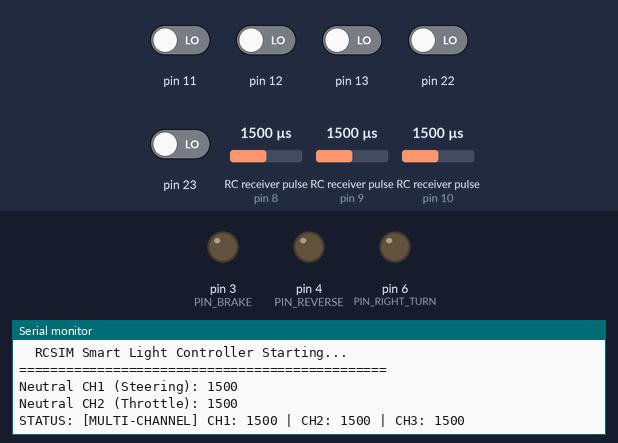
This sketch was run on a simulated Arduino Nano, built with avr-gcc and run on an emulated ATmega328P. On the bench: output pins drawn as LEDs (lit = HIGH), the last lines printed to the serial monitor. Wiring (inferred from the names in the program): 3 × RC receiver channel: data pin 8 / data pin 9 / data pin 10. Inputs (shaded band) come from the test bench; at power-on: pin 11–13, pin 22, pin 23 LOW, RC receiver pulse (sensors on pin 9, pin 8, pin 10) 1500 µs.

Above: at 1.7 s.
1.8 s: RC receiver pulse (sensor on pin 9) set to 1020 µs
At 2.8 s:
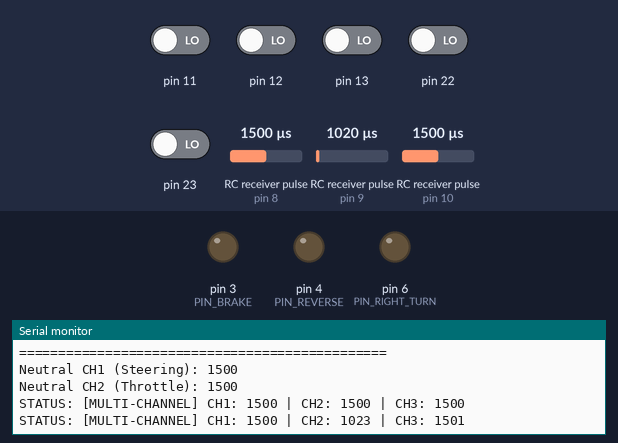
3.3 s: RC receiver pulse (sensor on pin 8) set to 1020 µs
At 4.7 s:
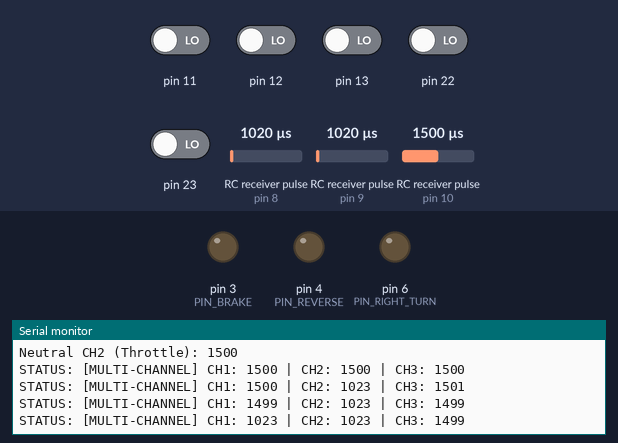
5.1 s: RC receiver pulse (sensor on pin 10) set to 1020 µs
At 6.5 s:
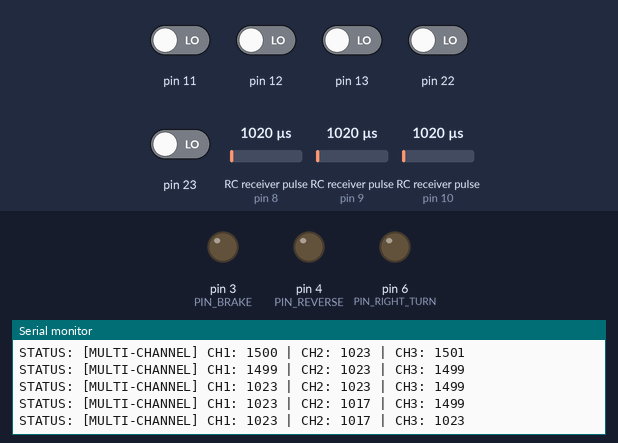
6.9 s: RC receiver pulse (sensor on pin 9) set to 1750 µs
At 7.43 s:
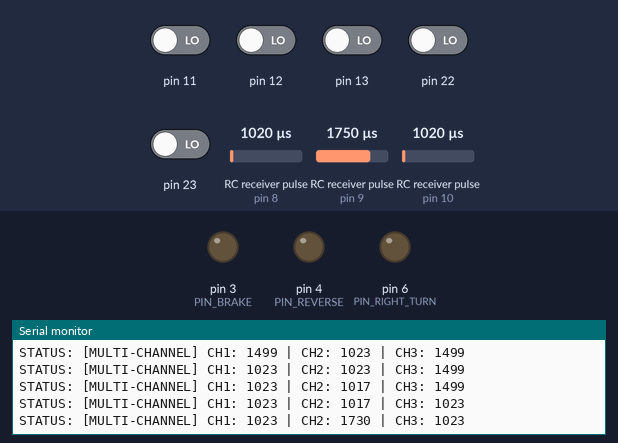
9.9 s: RC receiver pulse (sensor on pin 8) set to 1750 µs
At 10.26 s:
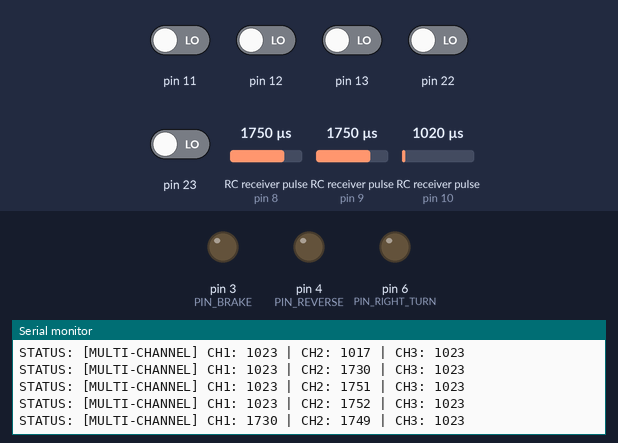
12.9 s: RC receiver pulse (sensor on pin 9) set to 1250 µs
At 14.8 s:
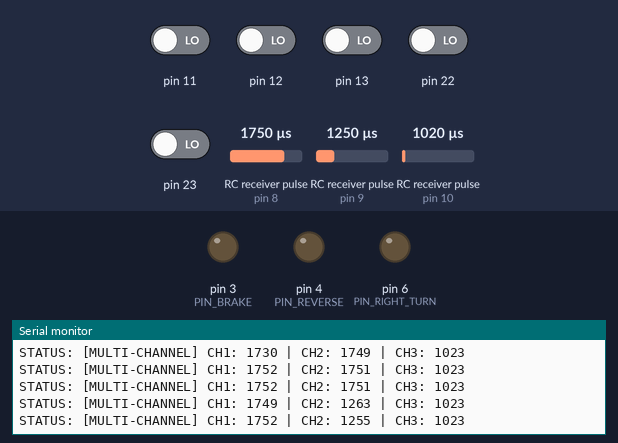
Timing chart, 0 to 15.7 s (numbered marks = the images above; inputs shaded):
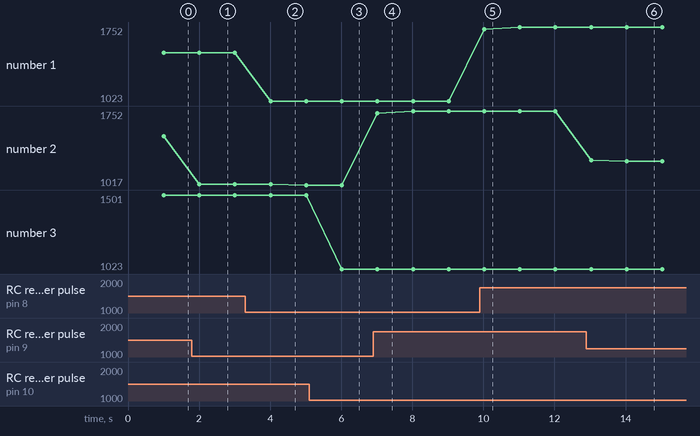

The sketch:

RCSIM_Lights.ino
```cpp
// (licence header left out)
#include <Arduino.h>

// =================================================================================
// --- KONFIGURACJA PINÓW ---
// =================================================================================

// Cyfrowe wyjścia sterujące oświetleniem (Active-Low zgodnie ze schematem)
#define PIN_HEADLIGHT       2  // Reflektory przednie (Żółty przewód JST)
#define PIN_BRAKE           3  // Światła STOP / pozycyjne tył (Czerwony przewód JST)
#define PIN_REVERSE         4  // Światła cofania (Pomarańczowy przewód JST)
#define PIN_LEFT_TURN       5  // Kierunkowskaz lewy (Czerwony przez DPST)
#define PIN_RIGHT_TURN      6  // Kierunkowskaz prawy (Czarny przez DPST)
#define PIN_AUX             7  // Światła dodatkowe / dachowe (Żółty przez SPST)

// Cyfrowe wejścia sygnałów PWM z odbiornika (PORTB)
#define PIN_INPUT_CH1       8  // Wejście kanału 1: Skręt / Kierownica (PB0)
#define PIN_INPUT_CH2       9  // Wejście kanału 2: Gaz / Przepustnica (PB1)
#define PIN_INPUT_CH3       10 // Wejście kanału 3: Przełącznik pomocniczy (PB2)

// =================================================================================
// --- PARAMETRY PRACY ---
// =================================================================================
#define DEBUG_MODE          1  // Ustaw na 1, aby wysyłać odczyty PWM na Serial Monitor (115200 baud)
#define FAILSAFE_TIMEOUT    500 // Czas w [ms], po którym utrata sygnału aktywuje światła awaryjne
#define BLINK_INTERVAL_MS   350 // Częstotliwość migania kierunkowskazów w [ms]

// Przygaszone światła: 1 z 10 faz PWM (10%).
volatile bool brake_dimmed = false;
volatile bool headlight_dimmed = false;
volatile bool left_turn_dimmed = false;
volatile bool right_turn_dimmed = false;
ISR(TIMER2_COMPA_vect) {
  static uint8_t phase = 0;
  if (++phase >= 10) phase = 0;
  if (brake_dimmed) {
    // PORTD pozostaje LOW: przełączamy tylko między masą i Hi-Z.
    if (phase == 0) DDRD |= _BV(DDD3);
    else DDRD &= ~_BV(DDD3);
  }
  if (headlight_dimmed) {
    if (phase == 0) DDRD |= _BV(DDD2);
    else DDRD &= ~_BV(DDD2);
  }
  if (left_turn_dimmed) {
    if (phase == 0) DDRD |= _BV(DDD5);
    else DDRD &= ~_BV(DDD5);
  }
  if (right_turn_dimmed) {
    if (phase == 0) DDRD |= _BV(DDD6);
    else DDRD &= ~_BV(DDD6);
  }
}

// Progi detekcji PWM [µs]
#define PWM_MIN             1000
#define PWM_NEUTRAL         1500
#define PWM_MAX             2000
#define PWM_DEADBAND        80   // Martwa strefa wokół neutralu

// Zmienne ulotne (volatile) aktualizowane bezpośrednio w przerwaniu PCINT
volatile unsigned long ch1_pulse_start = 0;
volatile unsigned long ch2_pulse_start = 0;
volatile unsigned long ch3_pulse_start = 0;

volatile int ch1_raw_pulse = 1500;
volatile int ch2_raw_pulse = 1500;
volatile int ch3_raw_pulse = 1500;

volatile unsigned long last_ch1_pulse_time = 0;
volatile unsigned long last_ch2_pulse_time = 0;
volatile unsigned long last_ch3_pulse_time = 0;

// Filtrowane wartości kanałów używane w pętli głównej
int ch1_val = 1500;
int ch2_val = 1500;
int ch3_val = 1500;

// Filtry programowe w celu eliminacji szumów (Software Exponential Filter)
// Optymalizacja AVR: Wykorzystujemy stałe całkowitoliczbowe zamiast float w celu unikania powolnej emulacji programowej.
const int filter_num = 3;  // Licznik współczynnika beta (3/10 = 0.3)
const int filter_den = 10; // Mianownik współczynnika beta

// Ustawienia autokalibracji punktu neutralnego przy starcie
int ch1_neutral = 1500;
int ch2_neutral = 1500;

// Zmienne pomocnicze dla kierunkowskazów
unsigned long turn_left_start_time = 0;
unsigned long turn_right_start_time = 0;
const unsigned long turn_signal_delay_threshold = 300; // Opóźnienie przed włączeniem kierunkowskazu [ms]

// =================================================================================
// --- PRZERWANIE SPRZĘTOWE PCINT (PORTB) ---
// =================================================================================
// Obsługuje piny D8 (PB0), D9 (PB1), D10 (PB2) w sposób nieblokujący
ISR(PCINT0_vect) {
  unsigned long now_us = micros();
  static uint8_t last_portb_state = 0;
  uint8_t current_portb_state = PINB; // Odczyt bieżącego stanu całego rejestru PORTB

  // Detekcja zmiany stanu na pinie D8 (PB0 - CH1)
  if ((current_portb_state & _BV(PB0)) != (last_portb_state & _BV(PB0))) {
    if (current_portb_state & _BV(PB0)) {
      ch1_pulse_start = now_us;
    } else {
      int pulse_width = now_us - ch1_pulse_start;
      if (pulse_width >= 800 && pulse_width <= 2200) {
        ch1_raw_pulse = pulse_width;
        last_ch1_pulse_time = millis();
      }
    }
  }

  // Detekcja zmiany stanu na pinie D9 (PB1 - CH2)
  if ((current_portb_state & _BV(PB1)) != (last_portb_state & _BV(PB1))) {
    if (current_portb_state & _BV(PB1)) {
      ch2_pulse_start = now_us;
    } else {
      int pulse_width = now_us - ch2_pulse_start;
      if (pulse_width >= 800 && pulse_width <= 2200) {
        ch2_raw_pulse = pulse_width;
        last_ch2_pulse_time = millis();
      }
    }
  }

  // Detekcja zmiany stanu na pinie D10 (PB2 - CH3)
  if ((current_portb_state & _BV(PB2)) != (last_portb_state & _BV(PB2))) {
    if (current_portb_state & _BV(PB2)) {
      ch3_pulse_start = now_us;
    } else {
      int pulse_width = now_us - ch3_pulse_start;
      if (pulse_width >= 800 && pulse_width <= 2200) {
        ch3_raw_pulse = pulse_width;
        last_ch3_pulse_time = millis();
      }
    }
  }

  last_portb_state = current_portb_state;
}

// =================================================================================
// --- BEZPIECZNE STEROWANIE WYJŚCIEM (ACTIVE-LOW Z ZABEZPIECZENIEM) ---
// =================================================================================
/**
 * Włącza lub wyłącza światło na danym pinie w trybie Active-Low.
 * Gdy stan ma być włączony (true) -> Pin staje się wyjściem w stanie LOW (ściąga do GND).
 * Gdy stan ma być wyłączony (false) -> Pin staje się wejściem (wysoka impedancja).
 * Zapobiega to przepływowi prądu wstecznego z linii 3.3V do zasilania 5V mikrokontrolera.
 */
void writeLight(int pin, bool state) {
  if (state) {
    pinMode(pin, OUTPUT);
    digitalWrite(pin, LOW);
  } else {
    // Stan wysokiej impedancji (Hi-Z), brak połączenia z masą ani z 5V
    pinMode(pin, INPUT);
  }
}

// =================================================================================
// --- FUNKCJE INICJALIZACYJNE ---
// =================================================================================
void setup() {
  // Konfiguracja pinów wejściowych z wewnętrznymi rezystorami podciągającymi
  pinMode(PIN_INPUT_CH1, INPUT_PULLUP);
  pinMode(PIN_INPUT_CH2, INPUT_PULLUP);
  pinMode(PIN_INPUT_CH3, INPUT_PULLUP);

  // Wstępne wyłączenie wszystkich świateł (wejście = wysoka impedancja)
  writeLight(PIN_HEADLIGHT, false);
  writeLight(PIN_BRAKE, false);
  writeLight(PIN_REVERSE, false);
  writeLight(PIN_LEFT_TURN, false);
  writeLight(PIN_RIGHT_TURN, false);
  writeLight(PIN_AUX, false);

  if (DEBUG_MODE) {
    Serial.begin(115200);
    Serial.println(F("==============================================="));
    Serial.println(F("  RCSIM Smart Light Controller Starting..."));
    Serial.println(F("==============================================="));
  }

  // Włączenie przerwaniowych rejestrów AVR dla PORTB
  cli();                  // Zablokuj przerwania na czas konfiguracji
  // Timer2: 4 kHz przerwań daje PWM 400 Hz bez zakłócania millis()/delay().
  TCCR2A = _BV(WGM21);
  TCCR2B = _BV(CS21) | _BV(CS20); // Preskaler 32
  TCNT2 = 0;
  OCR2A = F_CPU / 32 / 4000 - 1;
  TIFR2 = _BV(OCF2A);
  TIMSK2 = _BV(OCIE2A);
  PCICR |= _BV(PCIE0);    // Włącz Pin Change Interrupt 0 (obsługuje D8-D13)
  PCMSK0 |= _BV(PCINT0);  // Włącz obsługę przerwania dla pinu PB0 (D8)
  PCMSK0 |= _BV(PCINT1);  // Włącz obsługę przerwania dla pinu PB1 (D9)
  PCMSK0 |= _BV(PCINT2);  // Włącz obsługę przerwania dla pinu PB2 (D10)
  sei();                  // Odblokuj przerwania

  // Oczekiwanie na ustabilizowanie sygnału z odbiornika w celu autokalibracji neutralu
  delay(500);

  // Pobranie punktu neutralnego (jeśli sygnał jest podłączony)
  noInterrupts();
  int initial_ch1 = ch1_raw_pulse;
  int initial_ch2 = ch2_raw_pulse;
  interrupts();

  if (initial_ch1 > 1200 && initial_ch1 < 1800) ch1_neutral = initial_ch1;
  if (initial_ch2 > 1200 && initial_ch2 < 1800) ch2_neutral = initial_ch2;

  if (DEBUG_MODE) {
    Serial.print(F("Neutral CH1 (Steering): ")); Serial.println(ch1_neutral);
    Serial.print(F("Neutral CH2 (Throttle): ")); Serial.println(ch2_neutral);
  }
}

// =================================================================================
// --- PĘTLA GŁÓWNA ---
// =================================================================================
void loop() {
  unsigned long now_ms = millis();

  // Zmienne statyczne do optymalizacji czasu bez operacji modulo (%) na AVR
  static unsigned long last_blink_time = 0;
  static bool blink_state = false;
  static unsigned long last_log_failsafe_time = 0;
  static unsigned long last_log_single_time = 0;
  static unsigned long last_log_multi_time = 0;

  // Optymalizacja migania: odejmowanie czasu zamiast modulo w pętli głównej
  if (now_ms - last_blink_time >= BLINK_INTERVAL_MS) {
    blink_state = !blink_state;
    last_blink_time = now_ms;
  }

  // Pobranie danych z sekcji przerwań (atomowo)
  noInterrupts();
  int raw_ch1 = ch1_raw_pulse;
  int raw_ch2 = ch2_raw_pulse;
  int raw_ch3 = ch3_raw_pulse;
  unsigned long t_ch1 = last_ch1_pulse_time;
  unsigned long t_ch2 = last_ch2_pulse_time;
  unsigned long t_ch3 = last_ch3_pulse_time;
  interrupts();

  // Sprawdzenie aktywności poszczególnych kanałów (detekcja obecności sygnału)
  bool ch1_active = (now_ms - t_ch1 < FAILSAFE_TIMEOUT);
  bool ch2_active = (now_ms - t_ch2 < FAILSAFE_TIMEOUT);
  bool ch3_active = (now_ms - t_ch3 < FAILSAFE_TIMEOUT);

  // Zastosowanie filtra dolnoprzepustowego (wykładniczego) w celu eliminacji szumów (arytmetyka całkowitoliczbowa)
  ch1_val = ch1_val + (raw_ch1 - ch1_val) * filter_num / filter_den;
  ch2_val = ch2_val + (raw_ch2 - ch2_val) * filter_num / filter_den;
  ch3_val = ch3_val + (raw_ch3 - ch3_val) * filter_num / filter_den;

  // Zmienne wyjściowe dla oświetlenia
  bool headlight_out = false;
  bool headlight_dim_out = false;
  bool brake_out = false;
  bool brake_dim_out = false;
  bool reverse_out = false;
  bool left_turn_out = false;
  bool right_turn_out = false;
  bool left_turn_dim_out = false;
  bool right_turn_dim_out = false;
  bool aux_out = false;

  // =================================================================================
  // Tryb 1: Failsafe (Brak podłączonego odbiornika lub utrata sygnału ze wszystkich kanałów)
  // =================================================================================
  if (!ch1_active && !ch2_active && !ch3_active) {
    // Utrata sygnału: Wszystkie główne światła wyłączone, kierunkowskazy migają jako awaryjne (Hazard)
    headlight_out = false;
    brake_out = false;
    reverse_out = false;
    left_turn_out = blink_state;
    right_turn_out = blink_state;
    aux_out = false;

    // Optymalizacja debugowania: eliminacja modulo (%) zapobiega pominięciu wpisu w logach przy wolniejszej pętli
    if (DEBUG_MODE && (now_ms - last_log_failsafe_time >= 2000)) {
      Serial.println(F("STATUS: [FAILSAFE] No signal on all channels!"));
      last_log_failsafe_time = now_ms;
    }
  }
  // =================================================================================
  // Tryb 2: Jednokanałowy Fallback (Muxed) - Podłączony tylko CH3 do D10
  // =================================================================================
  else if (ch3_active && !ch1_active && !ch2_active) {
    // Reflektory, światła stopu i pomocnicze świecą cały czas zgodnie z prośbą Użytkownika
    headlight_out = true;
    brake_out = true;
    aux_out = true;
    reverse_out = false;

    // Podział kanału CH3 na sygnały sterowania kierunkowskazami:
    // ~1000us (pozycja dolna) -> Lewy kierunkowskaz miga
    // ~2000us (pozycja górna) -> Prawy kierunkowskaz miga
    // ~1500us (pozycja środkowa) -> Brak migania
    if (ch3_val < 1300) {
      left_turn_out = blink_state;
      right_turn_out = false;
    } else if (ch3_val > 1700) {
      left_turn_out = false;
      right_turn_out = blink_state;
    } else {
      left_turn_out = false;
      right_turn_out = false;
    }

    // Optymalizacja debugowania: eliminacja modulo (%) zapobiega pominięciu wpisu w logach przy wolniejszej pętli
    if (DEBUG_MODE && (now_ms - last_log_single_time >= 500)) {
      Serial.print(F("STATUS: [SINGLE-CHANNEL MUX] CH3 PWM: ")); Serial.print(ch3_val);
      Serial.print(F(" | L: ")); Serial.print(left_turn_out);
      Serial.print(F(" R: ")); Serial.println(right_turn_out);
      last_log_single_time = now_ms;
    }
  }
  // =================================================================================
  // Tryb 3: Pełny Wielokanałowy (Wszystkie sygnały aktywne lub gaz/skręt działają)
  // =================================================================================
  else {
    // 1. Obsługa Kanału 3 (CH3 - Aux Switch) -> Reflektory (D2) i Światła dodatkowe (D7)
    // 3-pozycyjny przełącznik na aparaturze:
    // Pozycja dół (<1300us) -> Wszystko wyłączone
    // Pozycja środek (1300-1700us) -> Reflektory ON, Aux OFF
    // Pozycja góra (>1700us) -> Reflektory ON, Aux ON
    if (ch3_active) {
      if (ch3_val < 1300) {
        headlight_out = false;
        aux_out = false;
      } else if (ch3_val >= 1300 && ch3_val <= 1700) {
        headlight_out = true;
        aux_out = false;
      } else {
        headlight_out = true;
        aux_out = true;
      }
    } else {
      // Brak przełącznika CH3: domyślnie reflektory włączone ze względów bezpieczeństwa
      headlight_out = true;
      aux_out = false;
    }

    // 2. Obsługa Kanału 2 (CH2 - Gaz/Throttle) -> STOP (D3) i Cofanie (D4)
    if (ch2_active) {
      // Detekcja strefy neutralnej
      bool is_neutral = (ch2_val >= (ch2_neutral - PWM_DEADBAND) && ch2_val <= (ch2_neutral + PWM_DEADBAND));

      // Jazda do przodu (gaz powyżej neutralu + martwa strefa)
      bool is_forward = (ch2_val > (ch2_neutral + PWM_DEADBAND));

      // Hamowanie lub jazda w tył (gaz poniżej neutralu - martwa strefa)
      bool is_reverse_or_brake = (ch2_val < (ch2_neutral - PWM_DEADBAND));

      if (is_reverse_or_brake) {
        brake_out = true;       // Pełny STOP przy hamowaniu
        reverse_out = true;     // Światła cofania włączone w strefie wstecznej
      } else if (is_neutral) {
        // Pozycyjne z przodu i obrysowe na postoju, gdy światła są włączone.
        headlight_dim_out = headlight_out;
        left_turn_dim_out = headlight_out;
        right_turn_dim_out = headlight_out;
        aux_out = aux_out || headlight_out;
        // Pozycja neutralna: pełna jasność świateł tylnych.
        brake_out = true;
        reverse_out = false;
      } else {
        // Jazda do przodu: przygaszone światła tylne, brak cofania.
        brake_out = true;
        brake_dim_out = true;
        reverse_out = false;
      }
    } else {
      // Brak sygnału gazu: światła tylne włączone stale jako pozycyjne
      brake_out = true;
      reverse_out = false;
    }

    // 3. Obsługa Kanału 1 (CH1 - Skręt/Steering) -> Kierunkowskazy automatyczne (D5 / D6)
    if (ch1_active) {
      bool steering_left = (ch1_val < (ch1_neutral - 180));  // Wyraźny skręt w lewo
      bool steering_right = (ch1_val > (ch1_neutral + 180)); // Wyraźny skręt w prawo

      // Logika opóźnienia kierunkowskazów (zapobiega mignięciom przy szybkim manewrowaniu)
      if (steering_left) {
        if (turn_left_start_time == 0) {
          turn_left_start_time = now_ms;
        }
        if (now_ms - turn_left_start_time > turn_signal_delay_threshold) {
          left_turn_dim_out = false; // Miganie 100% / wyłączone ma pierwszeństwo.
          left_turn_out = blink_state;
        }
        turn_right_start_time = 0; // Reset drugiego kierunku
      } else if (steering_right) {
        if (turn_right_start_time == 0) {
          turn_right_start_time = now_ms;
        }
        if (now_ms - turn_right_start_time > turn_signal_delay_threshold) {
          right_turn_dim_out = false;
          right_turn_out = blink_state;
        }
        turn_left_start_time = 0; // Reset drugiego kierunku
      } else {
        // Skręt wyprostowany: reset timerów i brak kierunkowskazów
        turn_left_start_time = 0;
        turn_right_start_time = 0;
        left_turn_out = false;
        right_turn_out = false;
      }
    } else {
      left_turn_out = false;
      right_turn_out = false;
    }

    // Optymalizacja debugowania: eliminacja modulo (%) zapobiega pominięciu wpisu w logach przy wolniejszej pętli
    if (DEBUG_MODE && (now_ms - last_log_multi_time >= 1000)) {
      Serial.print(F("STATUS: [MULTI-CHANNEL] CH1: ")); Serial.print(ch1_val);
      Serial.print(F(" | CH2: ")); Serial.print(ch2_val);
      Serial.print(F(" | CH3: ")); Serial.println(ch3_val);
      last_log_multi_time = now_ms;
    }
  }

  // =================================================================================
  // --- ZAPIS STANÓW NA FIZYCZNE PINY ---
  // =================================================================================
  noInterrupts();
  headlight_dimmed = headlight_dim_out;
  if (!headlight_dim_out) writeLight(PIN_HEADLIGHT, headlight_out);
  brake_dimmed = brake_dim_out;
  if (!brake_dim_out) writeLight(PIN_BRAKE, brake_out);
  left_turn_dimmed = left_turn_dim_out;
  if (!left_turn_dim_out) writeLight(PIN_LEFT_TURN, left_turn_out);
  right_turn_dimmed = right_turn_dim_out;
  if (!right_turn_dim_out) writeLight(PIN_RIGHT_TURN, right_turn_out);
  interrupts();
  writeLight(PIN_REVERSE, reverse_out);
  writeLight(PIN_AUX, aux_out);

  // Bardzo małe opóźnienie pętli głównej dla stabilności
  delay(10);
}
```

Measured:
- after the input at 1.8 s, the serial monitor: prints a new line after 0.20 s (image 1)
- after the input at 3.3 s, the serial monitor: prints a new line after 0.71 s (image 2)
- after the input at 5.1 s, the serial monitor: prints a new line after 0.92 s (image 3)
- after the input at 6.9 s, the serial monitor: prints a new line after 0.12 s (image 4)
- after the input at 9.9 s, the serial monitor: prints a new line after 0.12 s (image 5)
- after the input at 12.9 s, the serial monitor: prints a new line after 0.13 s (image 6)
- plotted number 1: 1500 → 1499 after the input at 1.8 s
- plotted number 2: 1500 → 1023 after the input at 1.8 s, 1023 → 1017 after the input at 3.3 s, 1017 → 1752 after the input at 6.9 s, 1751 → 1255 after the input at 12.9 s
